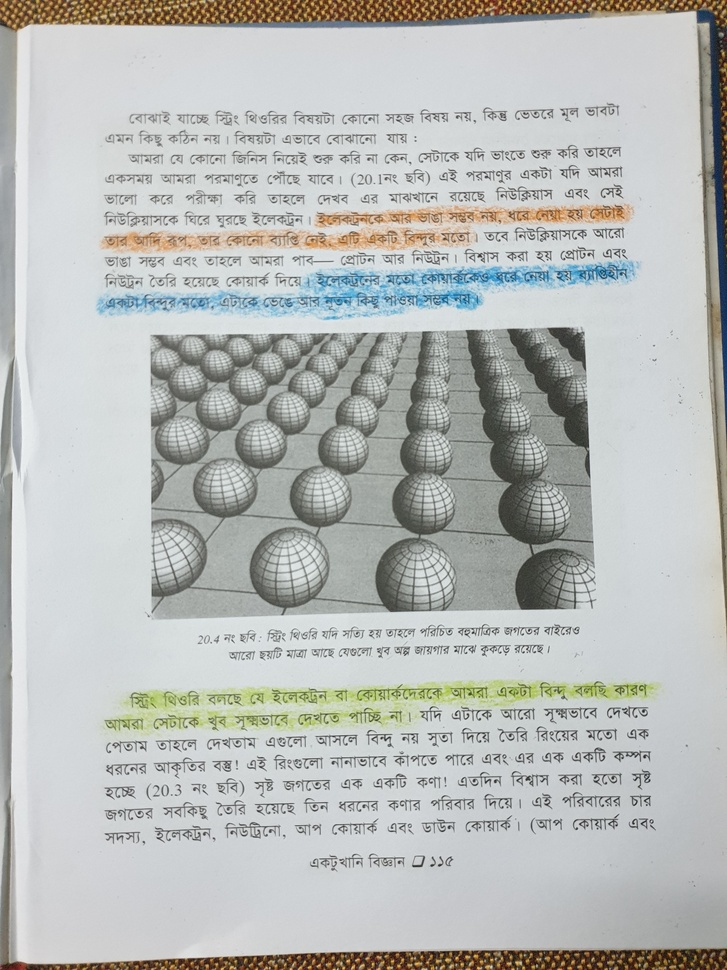
#> input picture bengali-highlight-sample.jpg, 727 x 970 px, shrunk from 1512 x 2016 before the run; the run also reads 1 picture not shown here
$ python processBatchImage.py .
#> lines starting #> are read from the running program, lines starting #| are printed output that depends on the picture; after the words box and inside, x2 and y2 are one past the last pixel; in counts of white or black regions, pixels touching at a corner belong together
#> in detect_highlight, rgb_img is the input picture: shape (970, 727, 3); mean B, G, R 184.6, 187, 184.3
import cv2
from google.cloud import vision
import io
import numpy
import json
from PIL import Image, ImageDraw
import datetime
from os import walk, path
import sys


GOOGLE_VISION_API_KEY_PATH = "C:/Users/HP/.google-cloud/my-key.json"


def get_directory_path_from_command_argument():
    if len(sys.argv) < 2:
        print("argument list is empty")
        return ""

    directory_path = sys.argv[1]
    if not path.isdir(directory_path):
        print("provided argument is not a valid directory")
        return ""

    print("directory_path: " + directory_path)
    return directory_path


def histogram_equalization(rgb_img):
    # convert from RGB color-space to YCrCb
    ycrcb_img = cv2.cvtColor(rgb_img, cv2.COLOR_BGR2YCrCb)
#> ycrcb_img: shape (970, 727, 3); mean of channels 0, 1, 2 185.9, 126.8, 127.2

    # equalize the histogram of the Y channel
    ycrcb_img[:, :, 0] = cv2.equalizeHist(ycrcb_img[:, :, 0])
#> ycrcb_img: shape (970, 727, 3); mean of channels 0, 1, 2 130, 126.8, 127.2

    equalized_img = cv2.cvtColor(ycrcb_img, cv2.COLOR_YCrCb2BGR)
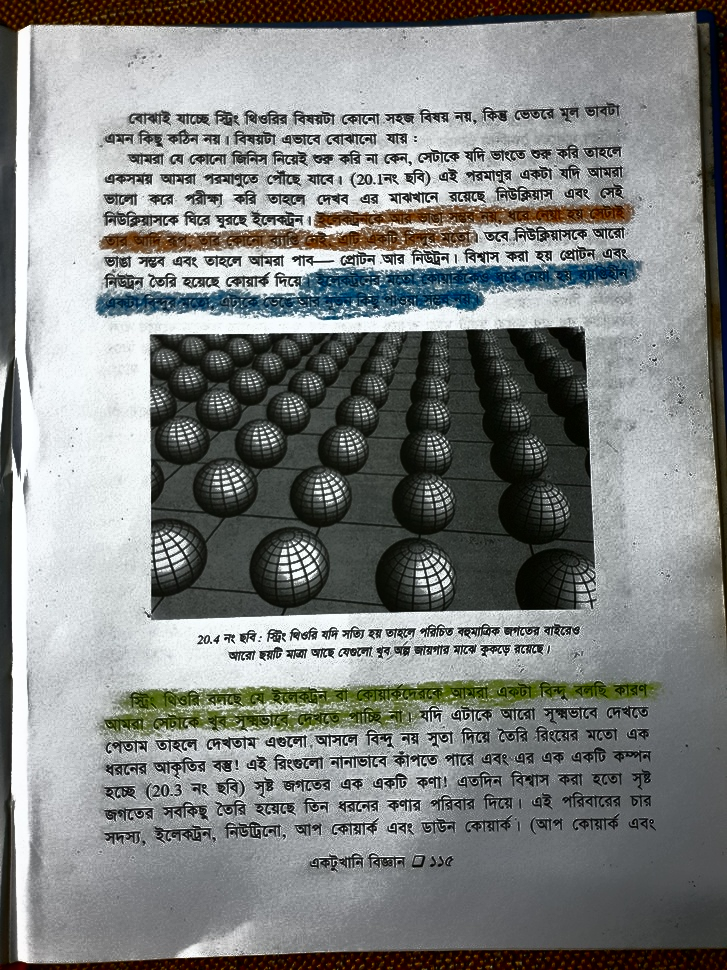
#> equalized_img: shape (970, 727, 3); mean B, G, R 129.6, 131.1, 128.5
    # cv2.imwrite("o_01_histogram_equalized.png", equalized_img)
    return equalized_img


def calculate_chroma(rgb_img):
    rows, cols = rgb_img.shape[:2]
#> rows = 970; cols = 727
    color_detected_img = numpy.zeros((rows, cols, 1), numpy.uint8)

    for r in range(rows):
        for c in range(cols):
            pixel = rgb_img[r, c]
            min_color = min(pixel[0], pixel[1], pixel[2])
            max_color = max(pixel[0], pixel[1], pixel[2])
            color_detected_img[r, c] = max_color - min_color
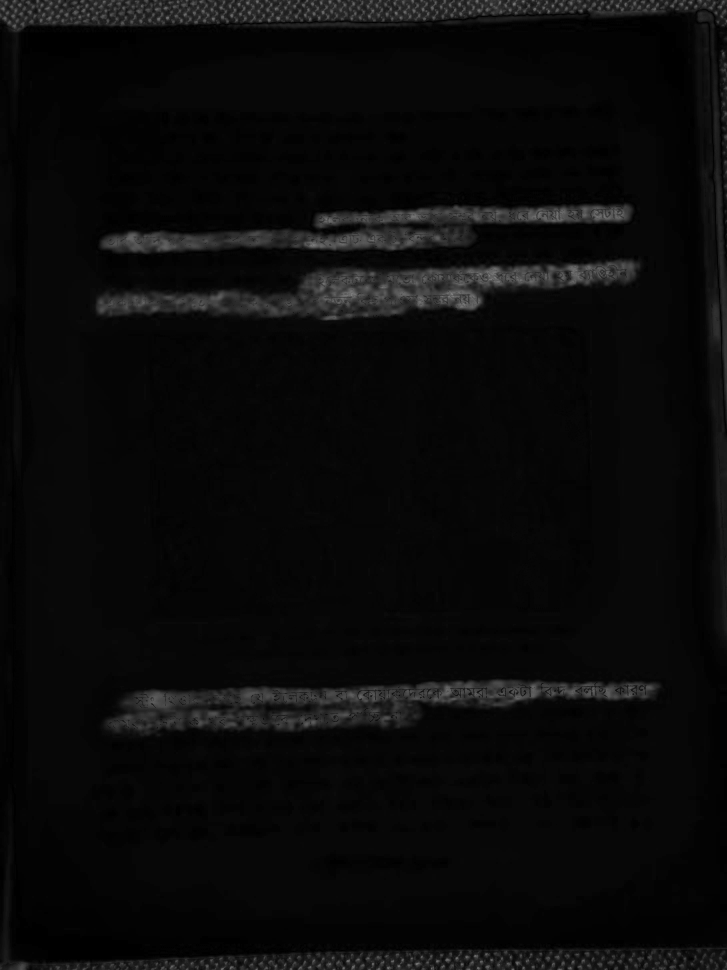
#> color_detected_img: shape (970, 727, 1); min 0, max 128, mean 10

    # cv2.imwrite("o_02_color_detected.png", color_detected_img)
    return color_detected_img


def otsu_thresholding(grayscale_img):
    ret, threshold_img = cv2.threshold(grayscale_img, 0, 255, cv2.THRESH_OTSU)
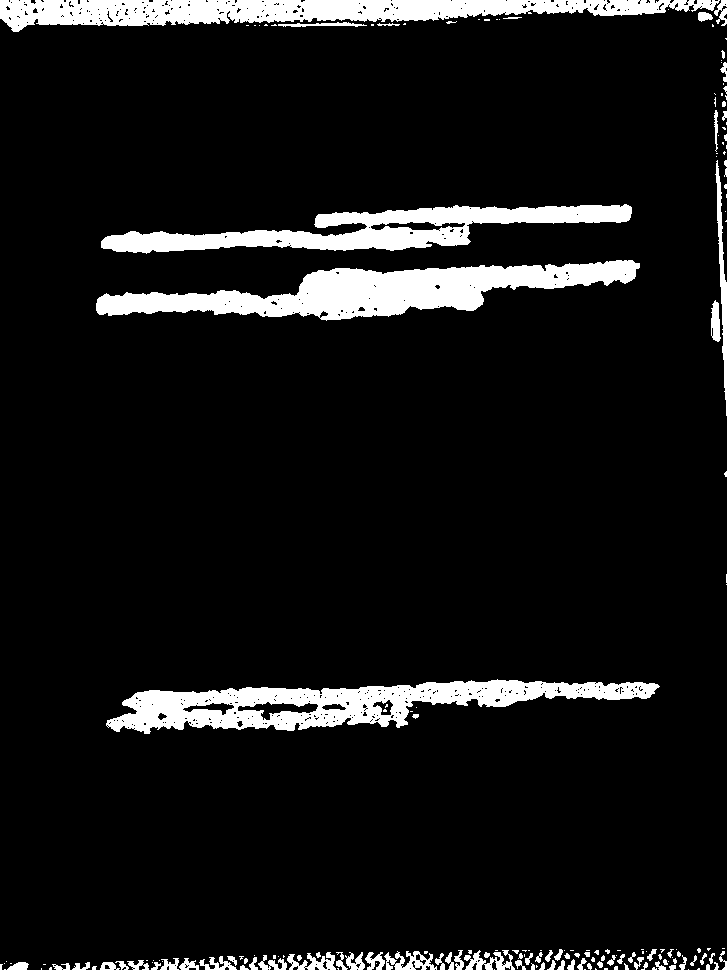
#> threshold_img: shape (970, 727); 8.6% white; 184 white regions (107 under 20 px), largest, box (x1, y1, x2, y2) and area: (96, 260, 640, 321) 15109, (106, 679, 660, 734) 13776, (0, 0, 720, 32) 13120
#> ret = 29

    # cv2.imwrite("o_03_threshold.png", threshold_img)
    return threshold_img


def detect_highlight(input_img_path):
    rgb_img = cv2.imread(input_img_path)
    equalized_img = histogram_equalization(rgb_img)
    color_detected_img = calculate_chroma(equalized_img)
    threshold_img = otsu_thresholding(color_detected_img)

    print("highlight mask is ready")
    return threshold_img


def run_google_text_detection(input_img_path):
    with io.open(input_img_path, 'rb') as img_file:
        input_img_file = img_file.read()

    input_img = vision.Image(content=input_img_file)
    client = vision.ImageAnnotatorClient.from_service_account_json(GOOGLE_VISION_API_KEY_PATH)
    return client.document_text_detection(image=input_img)


def get_google_api_response(input_img_path):
    google_api_response = run_google_text_detection(input_img_path)

    # [10 lines of commented-out code are left out]
    print("google text detection result received")

    return google_api_response


def get_all_word_objects(google_api_response):
    google_word_objects = []

    for text_annotation in google_api_response.text_annotations:
        if ' ' not in text_annotation.description:
            google_word_objects.append(text_annotation)

    return google_word_objects


def is_word_highlighted(highlight_mask, word_bounding_poly):
    word_mask = numpy.zeros((highlight_mask.shape[0], highlight_mask.shape[1]))
    cv2.fillConvexPoly(word_mask, word_bounding_poly, 255)

    word_part_of_highlight_mask = highlight_mask[word_mask > 0]
    if word_part_of_highlight_mask.size < 1:
        return False

    only_highlight_part_count = numpy.count_nonzero(word_part_of_highlight_mask > 0)
    only_highlight_part_ratio = only_highlight_part_count / word_part_of_highlight_mask.size

    # if at least 30% of the word is detected to be highlighted,
    # then consider the whole word to be highlighted
    if only_highlight_part_ratio > 0.3:
        return True
    else:
        return False


def get_highlighted_word_objects(highlight_mask, google_word_objects):
    highlighted_google_word_objects = []

    for google_word_object in google_word_objects:
        poly = google_word_object.bounding_poly.vertices
        word_bounding_poly = numpy.array([[poly[0].x, poly[0].y],
                                          [poly[1].x, poly[1].y],
                                          [poly[2].x, poly[2].y],
                                          [poly[3].x, poly[3].y]])

        if is_word_highlighted(highlight_mask, word_bounding_poly):
            highlighted_google_word_objects.append(google_word_object)
#> after the loop, highlighted_google_word_objects = []

    print("filtered highlighted word objects")
    return highlighted_google_word_objects


def visualize_detected_word_boundaries(google_word_objects, input_img_path, word_marked_img_path):
    input_img = Image.open(input_img_path)
    draw = ImageDraw.Draw(input_img)

    for google_word_object in google_word_objects:
        poly = google_word_object.bounding_poly.vertices
        draw.polygon([poly[0].x, poly[0].y,
                      poly[1].x, poly[1].y,
                      poly[2].x, poly[2].y,
                      poly[3].x, poly[3].y], None, 'red')

    # input_img.show()
    input_img.save(word_marked_img_path)


def dump_text(google_word_objects, dump_file_path):
    text = ""
    for google_word_object in google_word_objects:
        text += google_word_object.description + " "

    with open(dump_file_path, 'w', encoding="utf-8") as dump_file:
        dump_file.write(text)


def show_result(highlighted_google_word_objects, input_img_path):
    word_marked_img_path = "o_06_highlighted_word_marked.png"
    visualize_detected_word_boundaries(highlighted_google_word_objects, input_img_path, word_marked_img_path)

    highlighted_text_file_path = "o_07_highlighted_text.txt"
    dump_text(highlighted_google_word_objects, highlighted_text_file_path)

    print("result is shown")


def main():
    input_img_dir_path = get_directory_path_from_command_argument()
    if input_img_dir_path == "":
        return

    _, _, files = next(walk(input_img_dir_path))

    for file in files:
        input_img_path = input_img_dir_path + "/" + file
        print("# processing- " + input_img_path)

        highlight_mask = detect_highlight(input_img_path)

        google_api_response = get_google_api_response(input_img_path)
        google_word_objects = get_all_word_objects(google_api_response)
        # visualize_detected_word_boundaries(google_word_objects, input_img_path, "o_05_all_word_marked.png")

        highlighted_google_word_objects = get_highlighted_word_objects(highlight_mask, google_word_objects)
#> highlighted_google_word_objects = []
        # show_result(highlighted_google_word_objects, input_img_path)
        dump_text(highlighted_google_word_objects, input_img_path + ".txt")
#> after the loop in dump_text, `for google_word_object in google_word_objects:`: text = ''
#> pass 2 of the loop in main, `for file in files:`:
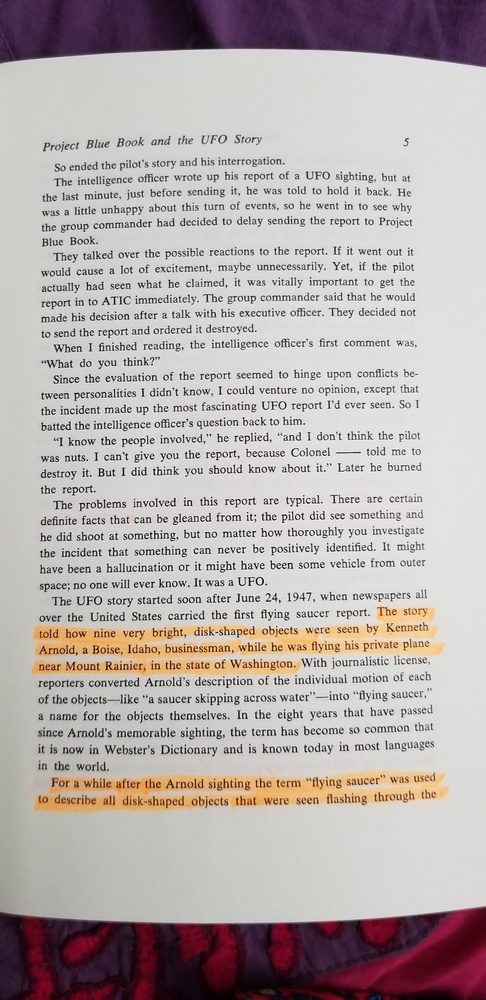
#> input picture english-highlight-sample.jpg, 486 x 1000 px, shrunk from 980 x 2016 before the run
#> in detect_highlight, rgb_img is the input picture: shape (1000, 486, 3); mean B, G, R 172.5, 174, 182.3
#> in histogram_equalization (call 2), `equalized_img = cv2.cvtColor(ycrcb_img, cv2.COLOR_YCrCb2BGR)`:
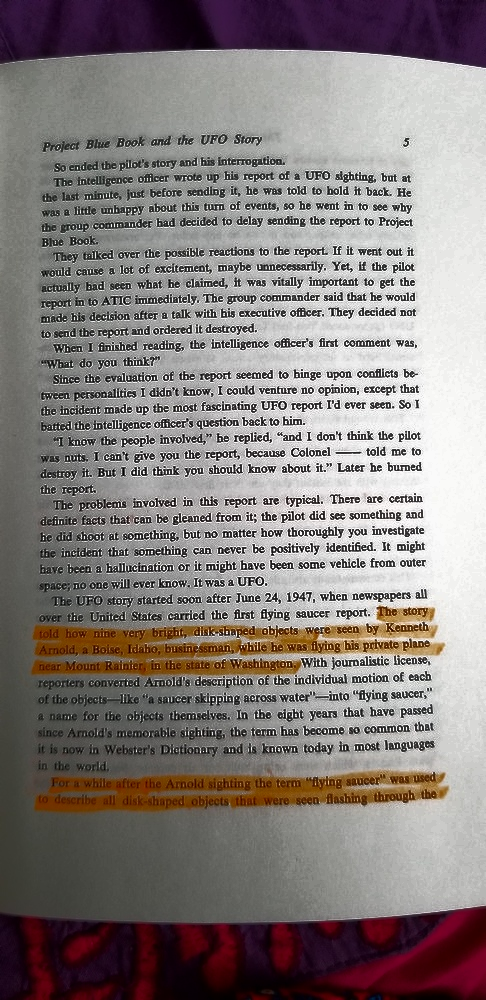
#> equalized_img: shape (1000, 486, 3); mean B, G, R 125.6, 127.4, 135.2
#> in otsu_thresholding (call 2), `ret, threshold_img = cv2.threshold(grayscale_img, 0, 255, cv2.THRESH_O..`:
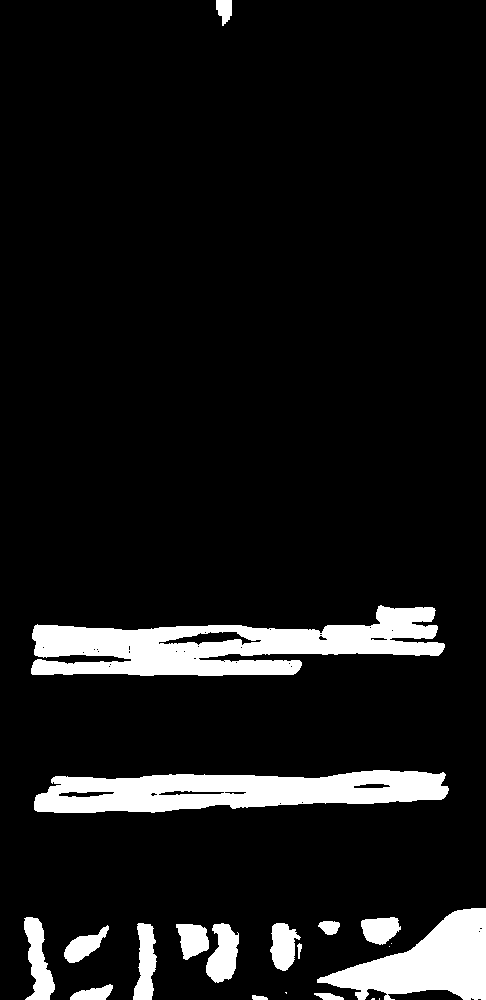
#> threshold_img: shape (1000, 486); 9.2% white; 21 white regions (5 under 20 px), largest, box (x1, y1, x2, y2) and area: (31, 605, 445, 676) 15854, (34, 770, 449, 813) 12357, (317, 908, 486, 1000) 8042
#> ret = 45

    print("## task complete!")


if __name__ == '__main__':
    t1 = datetime.datetime.now()
#> (the run stopped early here; a loop or call above may not have finished)
